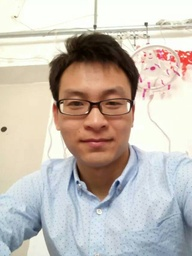
#> input picture com.ch/ml/image/me.jpeg, 192 x 256 px, shrunk from 640 x 853 before the run, found by its file name
$ python SVDTest.py   (Python 2 division)
#> lines starting #> are read from the running program, lines starting #| are printed output that depends on the picture
#!/usr/bin/python env
# coding:utf-8
import numpy as np
import random
import matplotlib.pyplot as plt
import math
from PIL import Image

'''
奇异值分解

'''


def restore1(sigma, u, v, K):  # 奇异值 左特征向量  右特征向量
    m = len(u)
    n = len(v[0])
    a = np.zeros((m, n))
    for k in range(K + 1):
        uk = u[:, k].reshape(m, 1)
        vk = v[k].reshape(1, n)
        a += sigma[k] * np.dot(uk, vk)
    a[a < 0] = 0
    a[a > 255] = 255
    # a.clip(0, 255)
    return np.rint(a).astype('uint8')


def restore2(sigma, u, v, K):  # 奇异值 左特征向量  右特征向量
    m = len(u)
    n = len(v[0])
    a = np.zeros((m, n))
    for k in range(K + 1):
        for i in range(m):
            a[i] += sigma[k] * u[i][k] * v[k]
    a[a < 0] = 0
    a[a > 255] = 255
    Image.fromarray(a.astype('uint8')).save("svd2_" + str(K) + ".png")


if __name__ == "__main__":
    A = Image.open("image/me.jpeg", 'r')
#> A is the input picture: PIL image 192x256 RGB; mean R, G, B 197.3, 189.2, 181.1
    a = np.array(A)
    K = 100
    for k in range(K):
        print k
        u, sigma, v = np.linalg.svd(a[:, :, 0])
        R = restore1(sigma, u, v, k)

        u, sigma, v = np.linalg.svd(a[:, :, 1])
        G = restore1(sigma, u, v, k)

        u, sigma, v = np.linalg.svd(a[:, :, 0])
        B = restore1(sigma, u, v, k)

        I = np.stack((R, G, B), 2)
        Image.fromarray(I).save(".\\test\\svd_" + str(k) + ".png")
#> this loop made 100 passes
#> pass 1, `u, sigma, v = np.linalg.svd(a[:, :, 0])`:
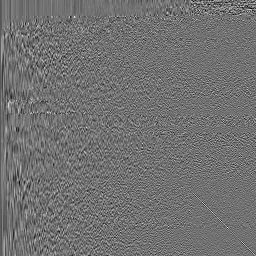
#> u: shape (256, 256) float64; min -0.319, max 0.396, mean -0.000247; drawn with min black and max white
#> pass 1, `u, sigma, v = np.linalg.svd(a[:, :, 0])`:
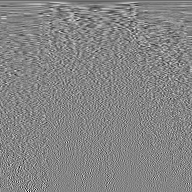
#> v: shape (192, 192) float64; min -0.419, max 0.384, mean -0.000413; drawn with min black and max white
#> pass 1, `R = restore1(sigma, u, v, k)`:
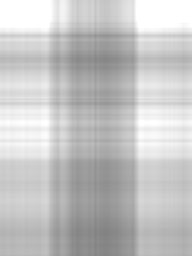
#> R: shape (256, 192); min 130, max 255, mean 196.5
#> pass 1, `u, sigma, v = np.linalg.svd(a[:, :, 1])`:
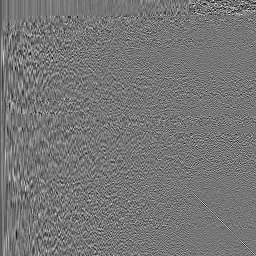
#> u: shape (256, 256) float64; min -0.302, max 0.348, mean -0.000241; drawn with min black and max white
#> after the loop:
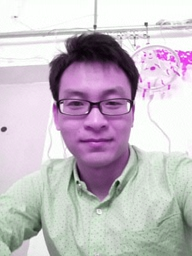
#> I: shape (256, 192, 3); mean R, G, B 197.3, 189.2, 197.3
